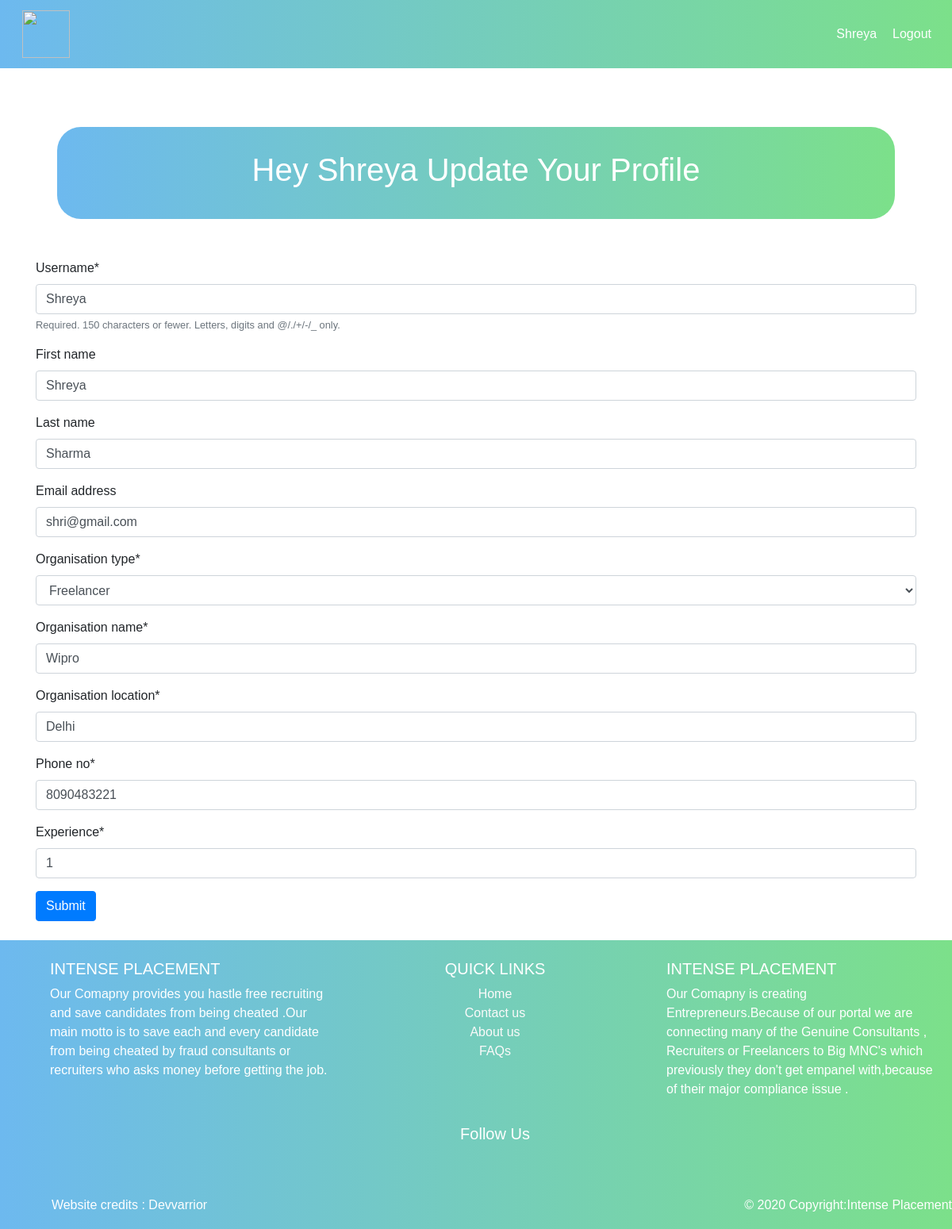
The page /account/updatePartner/ (signed in) on the database its author committed.
### account/models.py (models this page shows, shortened)
class User(AbstractUser):
    is_candidate = models.BooleanField(default = False)
    is_partner = models.BooleanField(default = False)

class Partner(models.Model):
    user = models.OneToOneField(User, on_delete=models.CASCADE, primary_key = True)
    organisation_type = models.CharField(choices=ORG_CHOICES, max_length=128,null=True)
    organisation_name = models.CharField(max_length = 20)
    organisation_location = models.CharField(max_length = 20)
    phone_no = models.CharField(max_length = 10)
    experience = models.CharField(max_length = 10)

### account/views/partnerView.py (the view)
# urls.py: path('updatePartner/', partnerView.partnerUpdate , name = 'partnerupdate'),
def partnerUpdate(request):
    if request.method == 'POST':
        u_form = EditProfileForm(request.POST , instance = request.user)
        p_form = EditPartnerProfile(request.POST, instance = request.user.partner)
        if u_form.is_valid() and p_form.is_valid():
            u_form.save()
            p_form.save()
            return redirect('account:partner_dash')
    else:
        u_form = EditProfileForm(instance = request.user)
        p_form = EditPartnerProfile(instance = request.user.partner)
    context = {
        'u_form' : u_form,
        'p_form' : p_form
    }
    return render(request , 'userUpdatePartner.html' , context)

### account/forms.py (shortened to what this page needs)
class EditProfileForm(forms.ModelForm):
    class Meta:
        model= User
        fields= [
            'username',
            'first_name',
            'last_name',
            'email',
        ]

class EditPartnerProfile(forms.ModelForm):
    class Meta :
        model = Partner
        fields = [
            'organisation_type' ,
            'organisation_name' ,
            'organisation_location' ,
            'phone_no' ,
            'experience' ,
        ]

### account/templates/userUpdatePartner.html (shortened to what this page needs)
{% load static %}
{% load crispy_forms_tags %}
<html>
    <head>
    <link rel="stylesheet" href="{% static 'css/candidateStyle2.css' %}">
        <link rel="stylesheet" href="{% static 'styles/bootstrap-4.5.0/css/bootstrap.css' %}">
        <link href="{% static 'plugins/fontawesome-free-5.13.0-web/css/fontawesome.css' %}" rel="stylesheet">
        <link href="{% static 'plugins/fontawesome-free-5.13.0-web/css/brands.css' %}" rel="stylesheet">
        <link href="{% static 'plugins/fontawesome-free-5.13.0-web/css/solid.css' %}" rel="stylesheet">
    </head>
    <body>
        <section id="header">
            <div class="menu-bar">
                <nav class="navbar navbar-expand-lg navbar-light ">
                    <a class="navbar-brand" href="#">
                      <img src="{% static 'img/ipLogo.png' %}">
                    </a>
                    <div class="collapse navbar-collapse" id="navbarNav">
                        <ul class="navbar-nav ml-auto" >
                            <li class="nav-item">
                                <a class="nav-link " href="{% url 'account:partner_dash' %}">{{user.username}}</a>
                              </li>
                              <li class="nav-item">
                              <a class="nav-link " href="{% url 'account:logout' %}">Logout</a>
                              </li>
                        </ul>
                    </div>
                  </nav>
            </div>
        </section>
        <br>
      <div class="search-job text-center">
  <div>
      <h1 class="text-center text-white">Hey {{user.username}} Update Your Profile </h1>
    </div>
  </div>
        <div class="container">
            <form action="#" method = "POST">
                {{ u_form|crispy }}
                {{ p_form|crispy }}
            <button type="submit" class ="btn btn-primary"> Submit </button>
            </form>
        </div>
        <br>
        <footer class="page-footer font-small pt-4 pl-md-5">
    <div class="container-fluid text-center text-md-left">
      <div class="row">
        <div class="col-md-4 mt-md-0 mt-4 text-left" >
          <h5 class="text-uppercase" id="desc">Intense Placement</h5>
          <p id = "desc">Our Comapny provides you hastle free recruiting and save candidates from being cheated .Our main motto is to save each and every candidate from being cheated by fraud consultants or recruiters who asks money before getting the job. </p>
        </div>
        <div class="col-md-4 d-none d-lg-block d-xl-block text-center" >
          <h5 class="text-uppercase">Quick Links</h5>
          <ul class="list-unstyled">
            <li>
              <a href="{% url 'main:homepage' %}">Home</a>
            </li>
            <li>
              <a href="/contact/">Contact us</a>
            </li>
            <li>
              <a href="/about/">About us</a>
            </li>
            <li>
              <a href="/faq/">FAQs</a>
            </li>
          </ul>
        </div>
        <div class="col-3 col-md-4 pl-md-4 d-none d-lg-block d-xl-block text-left">
          <h5 class="text-uppercase">Intense Placement </h5>
          <p id = "desc">Our Comapny is creating Entrepreneurs.Because of our portal we are connecting many of the Genuine Consultants , Recruiters or Freelancers to Big MNC's which previously they don't get empanel with,because of their major compliance issue . </p>
        </div>
      </div>
    </div>
    <div class="container " style="height: 100px;">
        <div class="row">
            <div class="col-md-12 py-3">
            <h5 class= "pb-2 text-center">Follow Us</h5>
            <div class="mb-2 text-center">
              <a href = "https://www.facebook.com/Intense-Placement-Private-Limited-102928834808269/" class="fb-ic" style="color: rgb(255, 255, 255);">
                <i class="fab fa-facebook-f fa-lg white-text mr-md-5 mr-3 fa-2x"> </i>
              </a>
              <a href = "#" class="tw-ic" style="color:  rgb(255, 255, 255);">
                <i class="fab fa-twitter fa-lg white-text mr-md-5 mr-3 fa-2x"> </i>
              </a>
              <a href = "https://www.linkedin.com/company/intense-placement-private-limited" class="li-ic" style="color:  rgb(255, 255, 255);">
                <i class="fab fa-linkedin-in fa-lg white-text mr-md-5 mr-3 fa-2x"> </i>
              </a>
              <a href = "https://www.instagram.com/invites/contact/?i=zmndwoirzzee&utm_content=hftfvyr" class="ins-ic" style="color:  rgb(255, 255, 255);">
                <i class="fab fa-instagram fa-lg white-text mr-md-5 mr-3 fa-2x"> </i>
              </a>
            </div>
          </div>
        </div>
    </div>
    <div class="footer-copyright text-center py-2">
      <h6> <a href="mailto:devvarrior@gmail.com" class="text-white" style="float: left;"><i class="fas fa-code"></i> Website credits : Devvarrior <i class="fas fa-code"></i></a> <p style="float: right;">© 2020 Copyright:Intense Placement</p></h6>
      <br>
    </div>
</footer>
</body>
</html>

### NewIntense/static/css/candidateStyle2.css (style rules this page uses)
* { padding: 0; margin: 0; font-family: sans-serif; }
body { overflow-x:hidden; }
.menu-bar { background-image: linear-gradient(to right,#6db9ef,#7ce08a); }
.nav-link { font-size: 16px; color: #ffffff !important; margin:2px; }
.navbar-nav { text-align: right; }
.navbar img { margin-left: 0.6em; height: 3em; }
.search-job { padding: 30px 0; margin: 50px 6% 50px; background-image: linear-gradient(to right,#6db9ef,#7ce08a); border-radius: 30px; }
footer { background-image: linear-gradient(to right,#6db9ef,#7ce08a); color: #ffffff; }
footer ul li a { color: rgb(252, 250, 250); }
footer p { font-weight: normal; }

### rows shown on the page
User: username "Shreya", first_name "Shreya", last_name "Sharma", email "shri@gmail.com"
Partner: organisation_type "Freelancer", organisation_name "Wipro", organisation_location "Delhi", phone_no "8090483221", experience "1"
